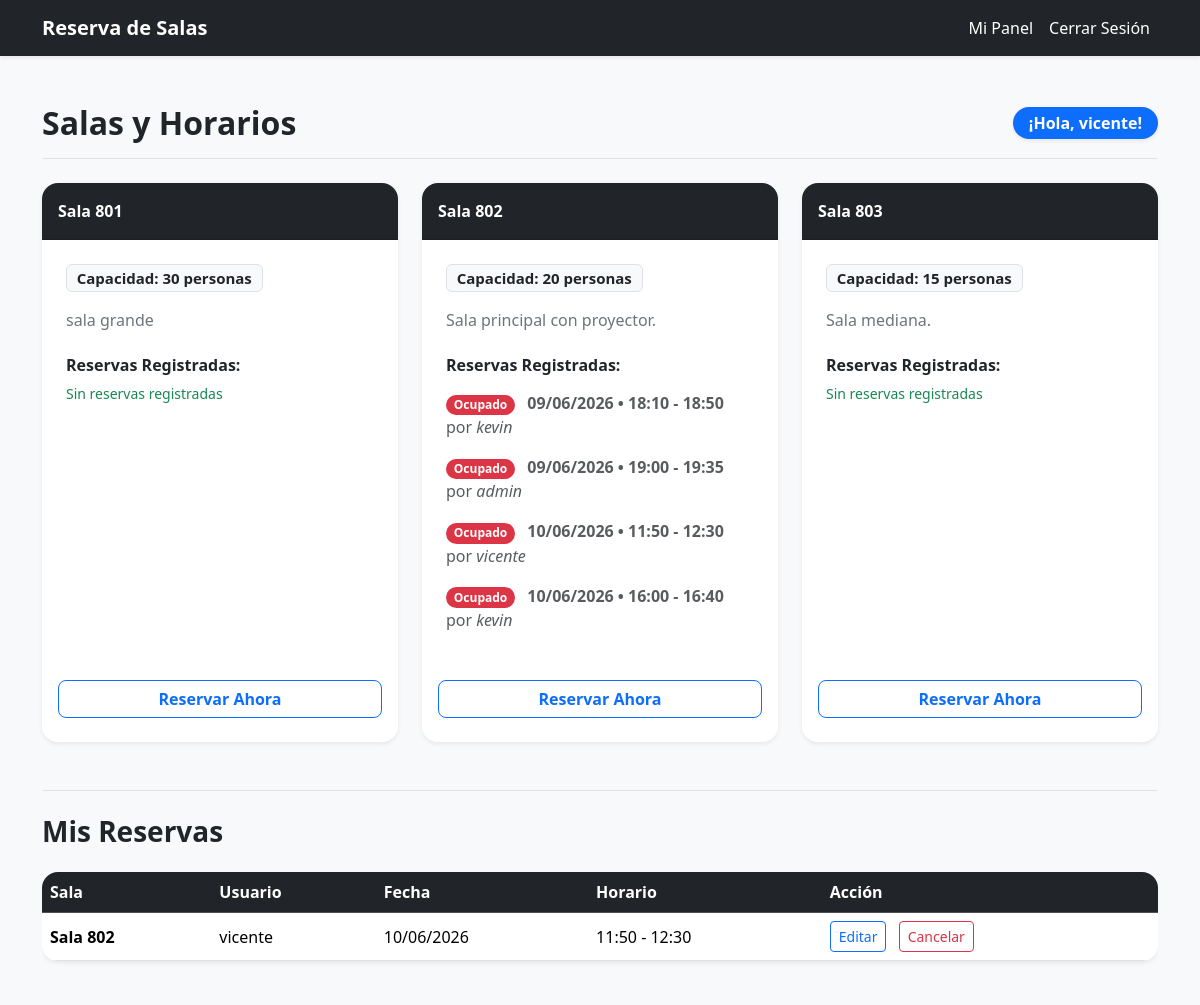
Page /panel/ (signed in) on the committed database.
### reservas/models.py (models this page shows, shortened)
class Sala(models.Model):
    nombre = models.CharField(max_length=50)
    capacidad = models.IntegerField()
    descripcion = models.TextField(blank=True, null=True)

class Reserva(models.Model):
    sala = models.ForeignKey(Sala, on_delete=models.CASCADE, related_name='reservas')
    usuario = models.ForeignKey(User, on_delete=models.CASCADE, related_name='reservas')
    fecha = models.DateField()
    hora_inicio = models.TimeField()
    hora_fin = models.TimeField()
    creado_en = models.DateTimeField(auto_now_add=True)
    class Meta:
        ordering = ['fecha', 'hora_inicio']

### reservas/views.py (the view)
# urls.py: path('panel/', views.panel, name='panel'),
@login_required
def panel(request):
    salas = Sala.objects.prefetch_related('reservas', 'reservas__usuario').all()
    hoy = date.today()
    if request.user.is_superuser or request.user.is_staff:
        mis_reservas = Reserva.objects.all()
    else:
        mis_reservas = Reserva.objects.filter(usuario=request.user)
    context = {
        'salas': salas,
        'mis_reservas': mis_reservas,
        'hoy': hoy
    }
    return render(request, 'reservas/panel.html', context)

### templates/reservas/panel.html (shortened to what this page needs)
{% extends 'base.html' %}
{% block content %}
<div class="d-flex justify-content-between align-items-center mb-4 border-bottom pb-3 mt-4">
    <h2 class="fw-bold text-dark m-0">Salas y Horarios</h2>
    <div class="badge bg-primary px-3 py-2 fs-6 rounded-pill shadow-sm">
         ¡Hola, {{ user.username }}!
    </div>
</div>
<div class="row row-cols-1 row-cols-md-2 row-cols-lg-3 g-4 mb-5">
    {% for sala in salas %}
    <div class="col">
        <div class="card h-100 shadow-sm border-0 rounded-4 overflow-hidden transition-hover">
            <div class="card-header bg-dark text-white fw-bold py-3">
                {{ sala.nombre }}
            </div>
            <div class="card-body p-4">
                <h5 class="card-title fw-bold text-dark mb-3">
                    <span class="badge bg-light text-dark border">Capacidad: {{ sala.capacidad }} personas</span>
                </h5>
                <p class="card-text text-secondary">{{ sala.descripcion }}</p>
                <h6 class="fw-bold mt-4 mb-2">Reservas Registradas:</h6>
                {% if sala.reservas.all %}
                    <ul class="list-group list-group-flush mb-3">
                    {% for reserva in sala.reservas.all %}
                        <li class="list-group-item px-0 py-2 border-bottom-0 text-muted">
                            <span class="badge bg-danger rounded-pill me-2">Ocupado</span>
                            <strong>{{ reserva.fecha|date:"d/m/Y" }} &bull; {{ reserva.hora_inicio|time:"H:i" }} - {{ reserva.hora_fin|time:"H:i" }}</strong>
                            por <em>{{ reserva.usuario.username }}</em>
                        </li>
                    {% endfor %}
                    </ul>
                {% else %}
                    <p class="text-success small"> Sin reservas registradas</p>
                {% endif %}
            </div>
            <div class="card-footer bg-white border-0 text-center pb-4 pt-0">
                <a href="{% url 'reservar_sala' sala.id %}" class="btn btn-outline-primary w-100 fw-bold rounded-3">Reservar Ahora</a>
            </div>
        </div>
    </div>
    {% empty %}
    <div class="col-12 text-center text-muted">
        <p>No hay salas disponibles en este momento.</p>
    </div>
    {% endfor %}
</div>
<div class="mt-5 mb-5 border-top pt-4">
    <h3 class="fw-bold mb-4">
        {% if user.is_superuser %}Gestión de Todas las Reservas (Admin){% else %}Mis Reservas{% endif %}
    </h3>
    <div class="table-responsive">
        <table class="table table-hover align-middle shadow-sm rounded-4 overflow-hidden">
            <thead class="table-dark">
                <tr>
                    <th>Sala</th>
                    <th>Usuario</th>
                    <th>Fecha</th>
                    <th>Horario</th>
                    <th>Acción</th>
                </tr>
            </thead>
            <tbody class="bg-white">
                {% for reserva in mis_reservas %}
                <tr>
                    <td class="fw-bold">{{ reserva.sala.nombre }}</td>
                    <td>{{ reserva.usuario.username }}</td>
                    <td>{{ reserva.fecha|date:"d/m/Y" }}</td>
                    <td>{{ reserva.hora_inicio|time:"H:i" }} - {{ reserva.hora_fin|time:"H:i" }}</td>
                    <td>
                        <a href="{% url 'reserva_editar' reserva.id %}" class="btn btn-sm btn-outline-primary me-2">Editar</a>
                        <form method="post" action="{% url 'cancelar_reserva' reserva.id %}" class="d-inline" onsubmit="return confirm('¿Estás seguro de que quieres cancelar esta reserva?');">
                            <button type="submit" class="btn btn-sm btn-outline-danger">Cancelar</button>
                        </form>
                    </td>
                </tr>
                {% empty %}
                <tr>
                    <td colspan="5" class="text-center text-muted py-4">No hay reservas registradas.</td>
                </tr>
                {% endfor %}
            </tbody>
        </table>
    </div>
</div>
{% endblock %}

### templates/reservas/panel.html (style rules this page uses)
.transition-hover { transition: transform 0.3s ease, box-shadow 0.3s ease; }
.table-responsive { border-radius: 0.5rem; }

### rows in the picture
Sala: nombre "Sala 801", capacidad "30", descripcion "sala grande", shows "Sin reservas registradas"
Sala: nombre "Sala 802", capacidad "20", descripcion "Sala principal con proyector."
Reserva: fecha "09/06/2026", hora_inicio "18:10", hora_fin "18:50", usuario.username "kevin"
Reserva: fecha "09/06/2026", hora_inicio "19:00", hora_fin "19:35", usuario.username "admin"
Reserva: fecha "10/06/2026", hora_inicio "11:50", hora_fin "12:30", usuario.username "vicente", sala.nombre "Sala 802"
Reserva: fecha "10/06/2026", hora_inicio "16:00", hora_fin "16:40", usuario.username "kevin"
Sala: nombre "Sala 803", capacidad "15", descripcion "Sala mediana.", shows "Sin reservas registradas"

### other values in the picture
{{ user.username }} "vicente"
